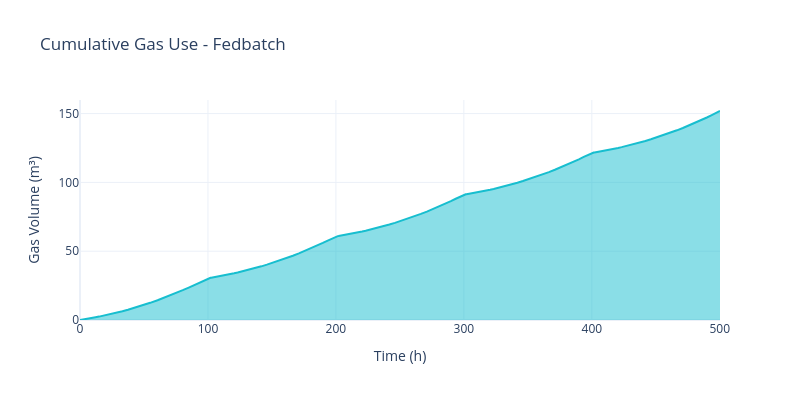

Here is the notebook cell this chart was saved with:
### Markdown cell above
### 5.2. Plot Cumulative Gas Use

Visualize total gas consumption across all batches.

### Code cell
# Plot cumulative gas use for all 5 batches
fig_cumulative = plot_simulation_cumulative_gas_use(sim, max_batches=5)
fig_cumulative.show()

# Alternative: using the data object method
# fig_cumulative = sim.data.plot_cumulative_gas_use(max_batches=5)
# fig_cumulative.show()

### Figure 1 — Plotly figure (JSON) as saved in the notebook; plotly's stock layout.template omitted (floating-point values rounded to 4 significant figures; data arrays with more than 128 entries replaced by an {"elided": "..."} marker saying what was removed)
{"data": [{"fill": "tozeroy", "hovertemplate": "Time: %{x:.1f} h<br>Gas Use: %{y:.2f} m³<extra></extra>", "line": {"color": "#17becf", "width": 2}, "mode": "lines", "name": "Cumulative Gas Use", "type": "scatter", "x": {"elided": "185 float values"}, "y": {"elided": "185 float values"}}], "layout": {"font": {"size": 12}, "height": 400, "showlegend": false, "title": {"text": "Cumulative Gas Use - Fedbatch"}, "width": 800, "xaxis": {"title": {"text": "Time (h)"}}, "yaxis": {"title": {"text": "Gas Volume (m³)"}}}}
